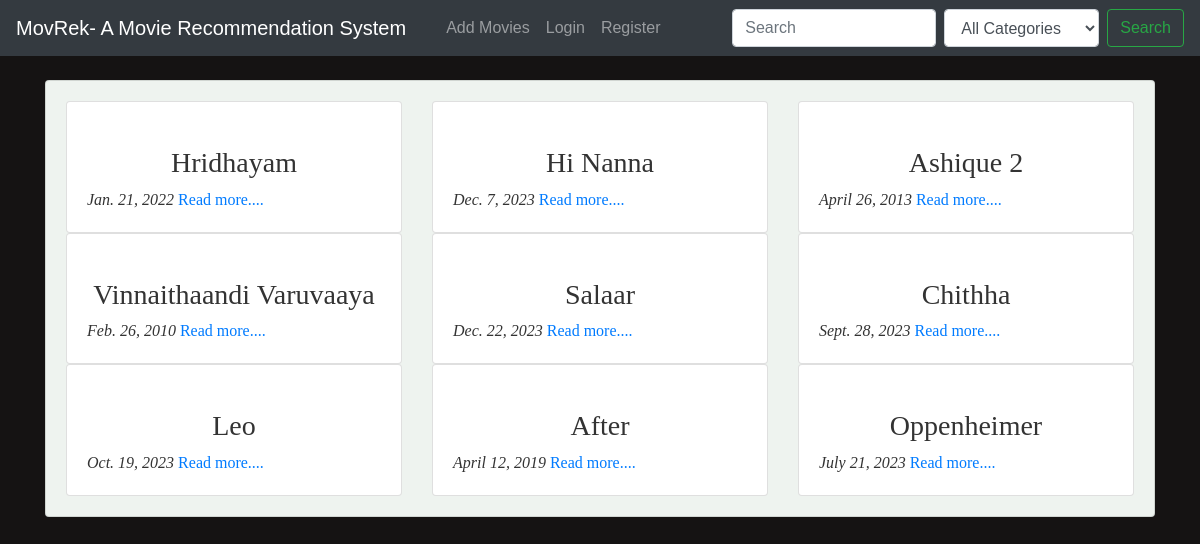
The page / on the database its author committed.
### main/models.py (models this page shows, shortened)
class Movie(models.Model):
    title = models.CharField(max_length=255)
    description = models.TextField()
    actors = models.ManyToManyField('Actor', related_name='movies', blank=True)
    release_date = models.DateField()
    category = models.ForeignKey('Category', on_delete=models.SET_NULL, null=True, blank=True)
    trailer_link = models.URLField(blank=True)
    image = models.URLField(default=None, null=True)
    averageRating= models.FloatField(default=0)
    user = models.ForeignKey(User, on_delete=models.CASCADE)

### main/views.py (the view)
# urls.py: path('',views.home,name="home"),
def home(request):
    query = request.GET.get("title")
    category_id = request.GET.get("category")
    allMovies = Movie.objects.all()
    if query:
        allMovies = allMovies.filter(title__icontains=query)
    if category_id:
        allMovies = allMovies.filter(category_id=category_id)
    categories = Category.objects.all()
    context = {
        "movies": allMovies,
        "categories": categories,
    }
    return render(request, 'main/index.html', context)

### main/templates/main/index.html (shortened to what this page needs)
{% extends 'main/base.html' %}
{% block content %}
<div class="container">
  <br>
  <div class="card" id="backdrop">
    <div class="card-body">
      <div class="row">
        {% for movie in movies %}
        <div class="col-md-4">
          <div class="card">
            <div class="card-body">
              <h3 class="text-center">{{ movie.title }}</h3>
                <i class="text-center">{{ movie.release_date }}</i>
              <a href="{% url 'main:details' movie.id %}">Read more....</a>
            </div>
          </div>
        </div>
        {% endfor %}
  </div>
</div>
{% endblock %}

### main/templates/main/base.html (shortened to what this page needs)
<!DOCTYPE html>
<html lang="en">
<head>
    <link rel="stylesheet" href="https://cdn.jsdelivr.net/npm/bootstrap@4.5.3/dist/css/bootstrap.min.css">
    {% load static %}
    <link rel="stylesheet" href="{% static 'css/main.css' %}">
</head>
<body>
<nav class="navbar navbar-expand-lg navbar-dark bg-dark white-text">
    <a class="navbar-brand" href="{% url 'main:home' %}" class="">MovRek- A Movie Recommendation System</a>
    <div class="collapse navbar-collapse" id="navbarSupportedContent">
        <ul class="navbar-nav mr-auto">
            <li class="nav-item active">
                <a class="nav-link" href="{% url 'main:home' %}"><span class="sr-only">(current)</span></a>
            </li>
            <li class="nav-item">
                <a class="nav-link" href="{% url 'main:add_movies' %}">Add Movies</a>
            </li>
            {% if user.is_authenticated %}
                <li class="nav-item dropdown">
                    <a class="nav-link dropdown-toggle" href="#" id="navbarDropdown" role="button" data-toggle="dropdown" aria-haspopup="true" aria-expanded="false">
                        {{ user.username }}
                    </a>
                    <div class="dropdown-menu" aria-labelledby="navbarDropdown">
                        <a class="dropdown-item" href="{% url 'accounts:view_profile' %}">View Profile</a>
                        <a class="dropdown-item" href="{% url 'accounts:edit_profile' %}">Edit Profile</a>
                        <div class="dropdown-divider"></div>
                        <a class="dropdown-item" href="{% url 'accounts:logout' %}">Logout</a>
                    </div>
                </li>
            {% else %}
                <li class="nav-item">
                    <a class="nav-link" href="{% url 'accounts:login' %}">Login</a>
                </li>
                <li class="nav-item">
                    <a class="nav-link" href="{% url 'accounts:register' %}">Register</a>
                </li>
            {% endif %}
        </ul>
        <form class="form-inline my-2 my-lg-0" method="GET" action="{% url 'main:home' %}">
            <input class="form-control mr-sm-2" type="search" placeholder="Search" aria-label="Search" name="title">
            <select class="form-control mr-sm-2" name="category">
                <option value="" selected>All Categories</option>
            </select>
            <button class="btn btn-outline-success my-2 my-sm-0" type="submit">Search</button>
        </form>
    </div>
</nav>
    {% block content %}
    {% endblock content %}
  </body>
</html>

### main/static/css/main.css (style rules this page uses)
body { background-color: #151313; font-family: 'Helvetica', Arial, sans-serif; color: #ffffff; }
#backdrop { background-color: #eef3ef; font-family: 'Georgia', 'Times New Roman', serif; color: #333333; }

### rows shown on the page
Movie: title "Hridhayam", release_date "Jan. 21, 2022"
Movie: title "Hi Nanna", release_date "Dec. 7, 2023"
Movie: title "Ashique 2", release_date "April 26, 2013"
Movie: title "Vinnaithaandi Varuvaaya", release_date "Feb. 26, 2010"
Movie: title "Salaar", release_date "Dec. 22, 2023"
Movie: title "Chithha", release_date "Sept. 28, 2023"
Movie: title "Leo", release_date "Oct. 19, 2023"
Movie: title "After", release_date "April 12, 2019"
Movie: title "Oppenheimer", release_date "July 21, 2023"
